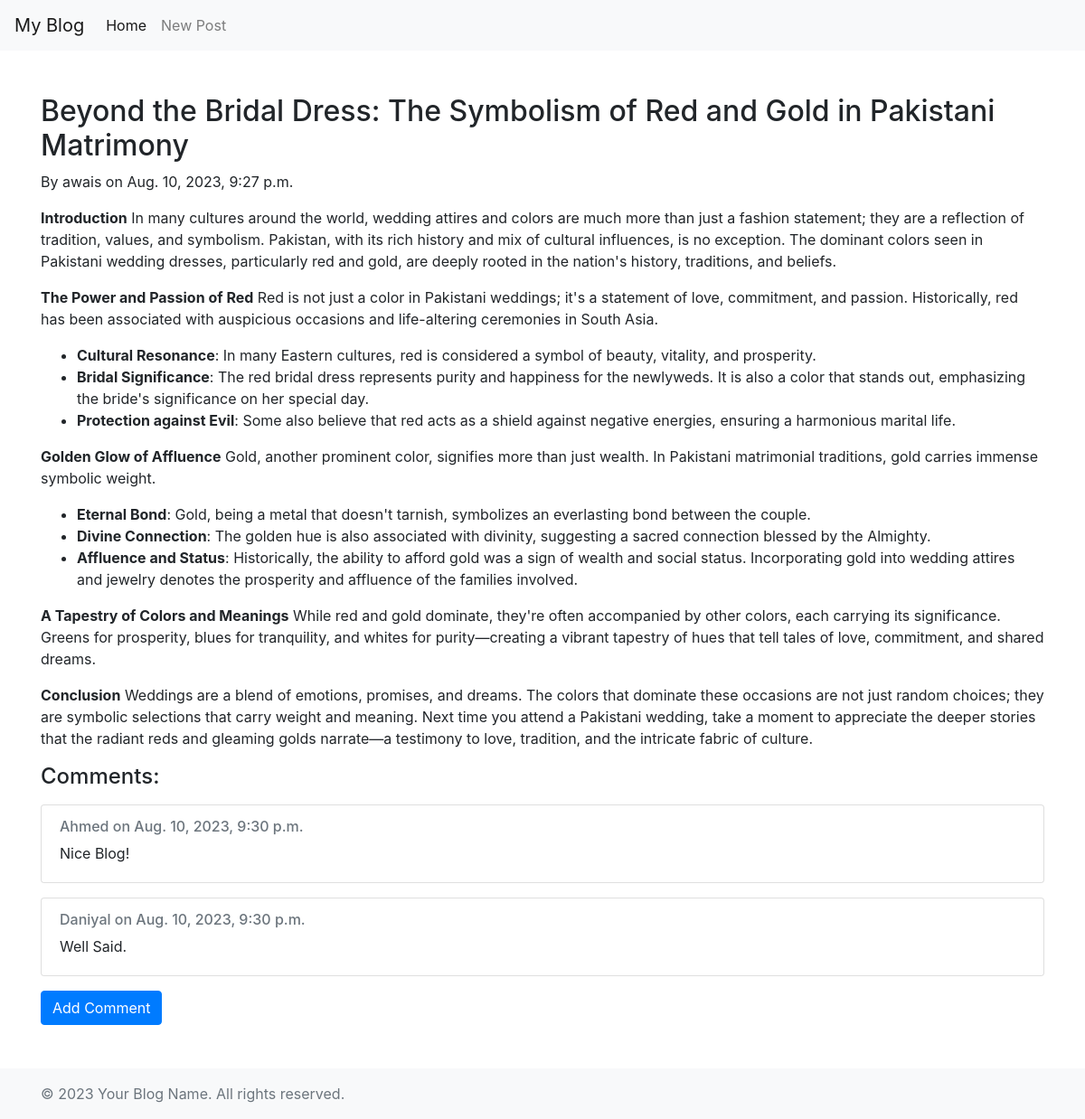
The app's page /post/2/ with its own data.
### blog/models.py (models this page shows, shortened)
class Post(models.Model):
    author = models.ForeignKey(settings.AUTH_USER_MODEL, on_delete=models.CASCADE)
    title = models.CharField(max_length=200)
    text = models.TextField()
    created_date = models.DateTimeField(default=timezone.now)
    published_date = models.DateTimeField(blank=True, null=True)

class Comment(models.Model):
    post = models.ForeignKey(Post, related_name='comments', on_delete=models.CASCADE)
    author = models.CharField(max_length=200)
    text = models.TextField()
    created_date = models.DateTimeField(default=timezone.now)

### blog/views.py (the view)
# urls.py: path('post/<int:pk>/', views.post_detail, name='post_detail'),
def post_detail(request, pk):
    post = get_object_or_404(Post, pk=pk)
    post.text = md.markdown(post.text)
    comments = post.comments.all()
    return render(request, 'blog/post_detail.html', {'post': post, 'comments': comments})

### blog/templates/blog/post_detail.html
{% extends "blog/base.html" %}
{% block content %}
<h2>{{ post.title }}</h2>
<p>By {{ post.author.username }} on {{ post.published_date }}</p>
<p>{{ post.text|safe }}</p>
<h4>Comments:</h4>
{% for comment in comments %}
    <div class="card mt-3">
        <div class="card-body">
            <h6 class="card-subtitle mb-2 text-muted">{{ comment.author }} on {{ comment.created_date }}</h6>
            <p class="card-text">{{ comment.text }}</p>
        </div>
    </div>
{% endfor %}
<a href="{% url 'add_comment' post.pk %}" class="btn btn-primary mt-3">Add Comment</a>
{% endblock %}

### blog/templates/blog/base.html (shortened to what this page needs)
{% load static %}
<!DOCTYPE html>
<html lang="en">
<head>
    <link rel="stylesheet" href="https://stackpath.bootstrapcdn.com/bootstrap/4.3.1/css/bootstrap.min.css">
</head>
<body>
    {% include "blog/header.html" %}
    <div class="container mt-5">
        {% block content %}{% endblock %}
    </div>
    {% include "blog/footer.html" %}
</body>
</html>

### blog/templates/blog/header.html (shortened to what this page needs)
<nav class="navbar navbar-expand-lg navbar-light bg-light">
    <a class="navbar-brand" href="{% url 'post_list' %}">My Blog</a>
    <div class="collapse navbar-collapse" id="navbarNav">
        <ul class="navbar-nav">
            <li class="nav-item active">
                <a class="nav-link" href="{% url 'post_list' %}">Home</a>
            </li>
            <li class="nav-item">
                <a class="nav-link" href="{% url 'post_new' %}">New Post</a>
            </li>
        </ul>
    </div>
</nav>

### blog/templates/blog/footer.html
<footer class="mt-5 py-3 bg-light">
    <div class="container">
        <span class="text-muted">© 2023 Your Blog Name. All rights reserved.</span>
    </div>
</footer>

### records on screen
Post: title "Beyond the Bridal Dress: The Symbolism of Red and Gold in Pakistani Matrimony", author.username "awais", published_date "Aug. 10, 2023, 9:27 p.m.", text "Introduction In many cultures around the world, wedding attires and colors are much more than just a fashion statement; they are a reflection of tradition, values, and symbolism. Pakistan, with its rich history and mix of cultural influences, is no exception. The dominant colors seen in Pakistani wedding dresses, particularly red and gold, are deeply rooted in the nation's history, traditions, and beliefs. The Power and Passion of Red Red is not just a color in Pakistani weddings; it's a statement of love, commitment, and passion. Historically, red has been associated with auspicious occasions and life-altering ceremonies in South Asia. Cultural Resonance : In many Eastern cultures, red is…"
Comment: author "Ahmed", created_date "Aug. 10, 2023, 9:30 p.m.", text "Nice Blog!"
Comment: author "Daniyal", created_date "Aug. 10, 2023, 9:30 p.m.", text "Well Said."
